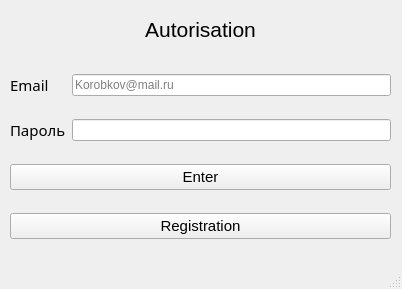
<?xml version="1.0" encoding="UTF-8"?>
<ui version="4.0">
 <class>MainWindow</class>
 <widget class="QMainWindow" name="MainWindow">
  <property name="geometry">
   <rect>
    <x>0</x>
    <y>0</y>
    <width>402</width>
    <height>289</height>
   </rect>
  </property>
  <property name="windowTitle">
   <string>MainWindow</string>
  </property>
  <widget class="QWidget" name="centralwidget">
   <widget class="QLabel" name="label_2">
    <property name="geometry">
     <rect>
      <x>10</x>
      <y>9</y>
      <width>381</width>
      <height>41</height>
     </rect>
    </property>
    <property name="text">
     <string>&lt;html&gt;&lt;head/&gt;&lt;body&gt;&lt;p align=&quot;center&quot;&gt;&lt;span style=&quot; font-size:16pt;&quot;&gt;Autorisation&lt;/span&gt;&lt;/p&gt;&lt;/body&gt;&lt;/html&gt;</string>
    </property>
   </widget>
   <widget class="QWidget" name="">
    <property name="geometry">
     <rect>
      <x>10</x>
      <y>57</y>
      <width>381</width>
      <height>201</height>
     </rect>
    </property>
    <layout class="QGridLayout" name="gridLayout">
     <item row="0" column="0">
      <widget class="QLabel" name="label">
       <property name="font">
        <font>
         <family>Sitka</family>
         <pointsize>11</pointsize>
        </font>
       </property>
       <property name="text">
        <string>Email</string>
       </property>
      </widget>
     </item>
     <item row="0" column="1">
      <widget class="QLineEdit" name="Email_field">
       <property name="placeholderText">
        <string>Korobkov@mail.ru</string>
       </property>
      </widget>
     </item>
     <item row="1" column="0">
      <widget class="QLabel" name="label_3">
       <property name="font">
        <font>
         <family>Sitka</family>
         <pointsize>11</pointsize>
        </font>
       </property>
       <property name="text">
        <string>Пароль</string>
       </property>
      </widget>
     </item>
     <item row="1" column="1">
      <widget class="QLineEdit" name="Password_field"/>
     </item>
     <item row="2" column="0" colspan="2">
      <widget class="QPushButton" name="Autorisation_button">
       <property name="font">
        <font>
         <family>Arial</family>
         <pointsize>11</pointsize>
        </font>
       </property>
       <property name="text">
        <string>Enter</string>
       </property>
      </widget>
     </item>
     <item row="3" column="0" colspan="2">
      <widget class="QPushButton" name="Registration_button">
       <property name="font">
        <font>
         <family>Arial</family>
         <pointsize>11</pointsize>
        </font>
       </property>
       <property name="text">
        <string>Registration</string>
       </property>
      </widget>
     </item>
    </layout>
   </widget>
  </widget>
  <widget class="QMenuBar" name="menubar">
   <property name="geometry">
    <rect>
     <x>0</x>
     <y>0</y>
     <width>402</width>
     <height>22</height>
    </rect>
   </property>
  </widget>
  <widget class="QStatusBar" name="statusbar"/>
 </widget>
 <resources/>
 <connections>
  <connection>
   <sender>Registration_button</sender>
   <signal>clicked()</signal>
   <receiver>Password_field</receiver>
   <slot>clear()</slot>
   <hints>
    <hint type="sourcelabel">
     <x>383</x>
     <y>245</y>
    </hint>
    <hint type="destinationlabel">
     <x>376</x>
     <y>140</y>
    </hint>
   </hints>
  </connection>
  <connection>
   <sender>Registration_button</sender>
   <signal>clicked()</signal>
   <receiver>Email_field</receiver>
   <slot>clear()</slot>
   <hints>
    <hint type="sourcelabel">
     <x>245</x>
     <y>251</y>
    </hint>
    <hint type="destinationlabel">
     <x>172</x>
     <y>102</y>
    </hint>
   </hints>
  </connection>
 </connections>
</ui>
